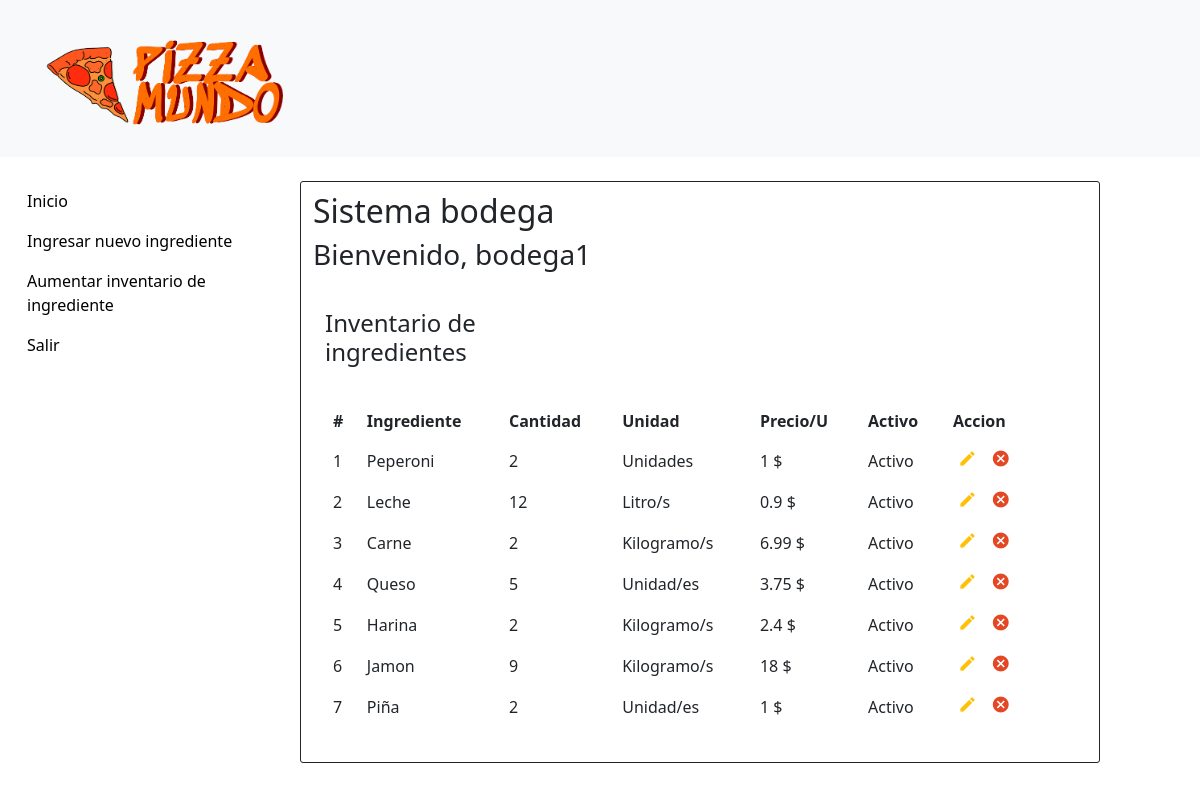
/html/Bodega/index.php (signed in), run on the app's committed database.
### tables this page shows
CREATE TABLE `tblingredientes` (
  `ID` int(10) NOT NULL,
  `Descripcion` varchar(200) DEFAULT NULL,
  `Cantidad` int(10) NOT NULL,
  `Unidad` varchar(200) DEFAULT NULL,
  `Precio` float DEFAULT NULL,
  `FechaIngreso` datetime NOT NULL DEFAULT CURRENT_TIMESTAMP,
  `Active` text NOT NULL
);

### html/Bodega/index.php (the view, shortened to what this page needs)
<?php
include('../dbconnection.php');
?>
<!doctype html>
<html>
<head>
    <link rel="stylesheet" href="https://stackpath.bootstrapcdn.com/bootstrap/4.5.0/css/bootstrap.min.css">
    <link rel="stylesheet" href="https://maxcdn.bootstrapcdn.com/font-awesome/4.7.0/css/font-awesome.min.css">
    <link rel="stylesheet" href="../../css/estiloIndex.css">
    <link href="../../css/estilo_inicio_administrador.css" rel="stylesheet" type="text/css">
    <link href="https://cdn.jsdelivr.net/npm/bootstrap@5.3.0/dist/css/bootstrap.min.css" rel="stylesheet"
>
</head>
<body>
    <header>
        <nav class="navbar bg-body-tertiary mb-4">
            <div class="container-fluid">
                <a class="navbar-brand" href="inicio_administrador.html">
                    <img src="../../img/logo-icon-both.png" alt="Logo" width="300px" height="130px"
                        class="d-inline-block align-text-top">
                </a>
            </div>
        </nav>
    </header>
    <div class="container-fluid">
        <div class="row">
            <div class="col-sm-12 col-md-12 col-lg-3 col-xl-3 ">
                <nav>
                    <ul class="nav flex-column">
                        <li class="nav-item">
                            <a href="index.php">Inicio</a>
                        </li>
                        <li class="nav-item">
                            <a href="ingreso.php">Ingresar nuevo ingrediente</a>
                        </li>
                        <li class="nav-item">
                            <a href="aumentar.php">Aumentar inventario de ingrediente</a>
                        </li>
                        <li class="nav-item">
                            <a href="../cerrar_sesion.php">Salir</a>
                        </li>
                    </ul>
                </nav>
            </div>
            <div class="col col-sm-12 col-md-12 col-lg-8 col-xl-8 m-0">
                <h2>Sistema bodega</h2>
                <h3>Bienvenido,
                    <?php echo $_SESSION["username"]; ?>
                </h3>
                <div id="container">
                    <div class="container-xl">
                        <div class="table-title">
                            <div class="row">
                                <div class="col-sm-5 mt-4">
                                    <h2>Inventario de ingredientes</h2>
                                </div>
                            </div>
                        </div>
                        <table class="table my-4 table-borderless m-0">
                            <thead>
                                <tr>
                                    <th>#</th>
                                    <th>Ingrediente</th>
                                    <th>Cantidad</th>
                                    <th>Unidad</th>
                                    <th>Precio/U </th>
                                    <th>Activo</th>
                                    <th>Accion</th>
                                </tr>
                            </thead>
                            <tbody>
                                <?php
                                $ret = mysqli_query($con, "select * from tblingredientes");
                                $row = mysqli_num_rows($ret);
                                if ($row > 0) {
                                    while ($row = mysqli_fetch_array($ret)) {
                                        if ($row['Active'] == 1) {
                                            $activeMessage = 'Activo';
                                        } elseif ($row['Active'] == 0) {
                                            $activeMessage = 'Inactivo';
                                        }
                                        ?>
                                        <tr>
                                            <td>
                                                <?php echo $row['ID']; ?>
                                            </td>
                                            <td>
                                                <?php echo $row['Descripcion']; ?>
                                            </td>
                                            <td>
                                                <?php echo $row['Cantidad']; ?>
                                            </td>
                                            <td>
                                                <?php echo $row['Unidad']; ?>
                                            </td>
                                            <td>
                                                <?php echo $row['Precio']; ?> $
                                            </td>
                                            <td>
                                                <?php echo $activeMessage; ?>
                                            </td>
                                            <td>
                                                <?php if ($row['Active'] == 1): ?>
                                                    <a href="editar_ingrediente.php?editid=<?php echo htmlentities($row['ID']); ?>" class="edit"
                                                        title="Editar" data-toggle="tooltip"><i
                                                            class="material-icons">&#xE254;</i></a>
                                                    <a href="index.php?delid=<?php echo ($row['ID']); ?>" class="delete"
                                                        title="Delete" data-toggle="tooltip"
                                                        onclick="return confirm('Porfavor confirma que deseas desactivar este ingrediente');"><i
                                                            class="material-icons">&#xE5C9;</i></a>
                                                <?php endif; ?>
                                            </td>
                                        </tr>
                                        <?php
                                    }
                                } else { ?>
                                    <tr>
                                        <th style="text-align:center; color:red;" colspan="6">Base de datos vacia</th>
                                    </tr>
                                <?php } ?>
                            </tbody>
                        </table>
                    </div>
                </div>
            </div>
        </div>
    </div>
</body>
</html>

### css/estiloIndex.css (style rules this page uses)
body { color: #566787; background: #f5f5f5; font-family: 'Roboto', sans-serif; }
.table-title { font-size: 15px; padding-bottom: 10px; margin: 0 0 10px; min-height: 45px; }
.table-title h2 { margin: 5px 0 0; font-size: 24px; }
table.table tr th, table.table tr td { border-color: #e9e9e9; }
table.table td:last-child { width: 130px; }
table.table td a { color: #a0a5b1; display: inline-block; margin: 0 5px; }
table.table td a.edit { color: #FFC107; }
table.table td a.delete { color: #E34724; }
table.table td i { font-size: 19px; }

### css/estilo_inicio_administrador.css (style rules this page uses)
body { font-family: 'Averia Serif Libre', cursive; margin: 0; background-color: #e94b01; }
ul { list-style-type: none; margin: 0; padding: 0; background-color: white; }
li a { display: block; padding: 8px 15px; color: #000; text-decoration: none; }
table { background-color: white; border-collapse: collapse; border-radius: 5px; padding: 0%; }
td { padding: 8px; }
.col { padding: 10px; border: 1px solid; border-radius: 3px; }

### data on the page
tblingredientes: ID "1", Descripcion "Peperoni", Cantidad "2", Unidad "Unidades", Precio "1", Active "Activo"
tblingredientes: ID "2", Descripcion "Leche", Cantidad "12", Unidad "Litro/s", Precio "0.9", Active "Activo"
tblingredientes: ID "3", Descripcion "Carne", Cantidad "2", Unidad "Kilogramo/s", Precio "6.99", Active "Activo"
tblingredientes: ID "4", Descripcion "Queso", Cantidad "5", Unidad "Unidad/es", Precio "3.75", Active "Activo"
tblingredientes: ID "5", Descripcion "Harina", Cantidad "2", Unidad "Kilogramo/s", Precio "2.4", Active "Activo"
tblingredientes: ID "6", Descripcion "Jamon", Cantidad "9", Unidad "Kilogramo/s", Precio "18", Active "Activo"
tblingredientes: ID "7", Descripcion "Piña", Cantidad "2", Unidad "Unidad/es", Precio "1", Active "Activo"

### other printed values
$_SESSION["username"] "bodega1"
